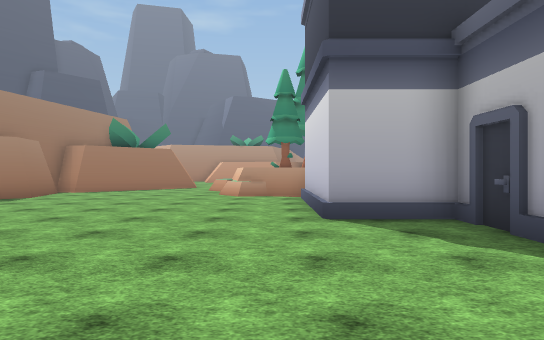
view 1 (above)

17 first-person views from a walk through a 3-D level made in the Unity game engine. The camera is 1.5 m above the floor, looks level and sees 75° across. The floor is counted in squares, 2 m on a side. Each view is taken from the middle of a square. On the plan, view 1 faces up. The plan holds only what a view shows up to about 11 squares ahead; the rest is blank. The place goes on beyond the plan. The player character is not drawn. Some surface patterns are stand-ins.

view 2
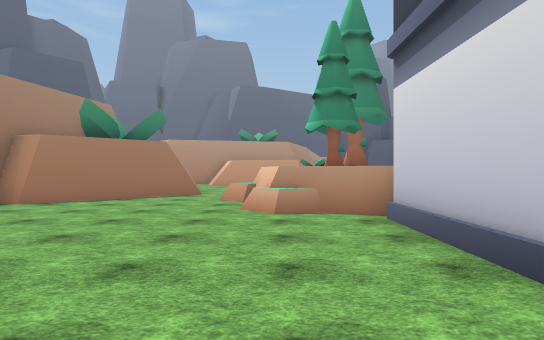

view 3
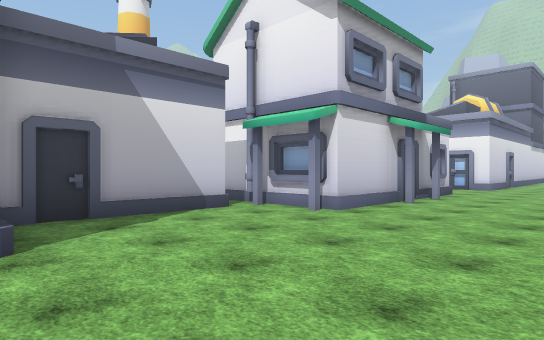

view 4
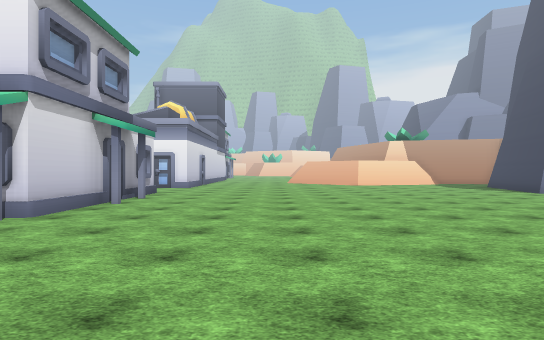

view 5
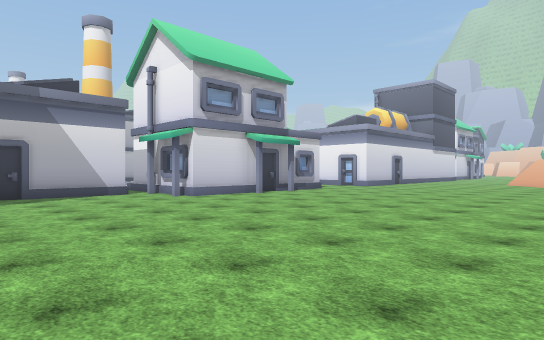

view 6
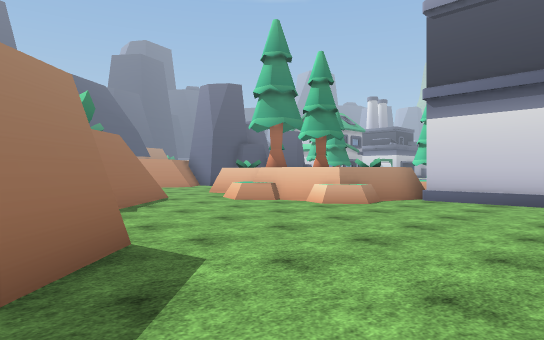

view 7
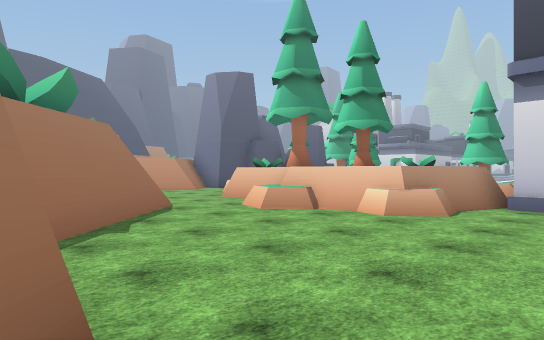

view 8
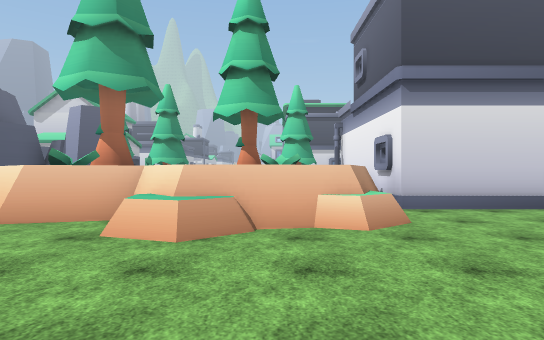

view 9
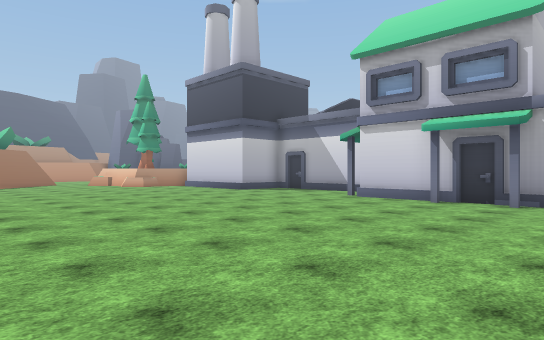

view 10
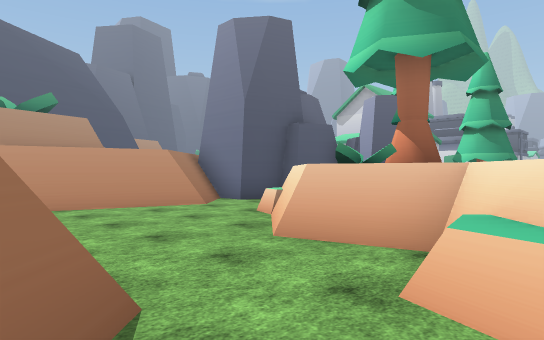

view 11
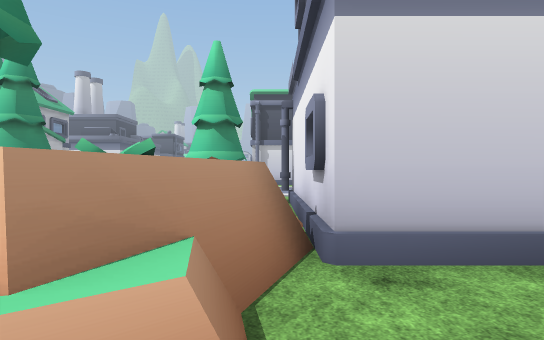

view 12
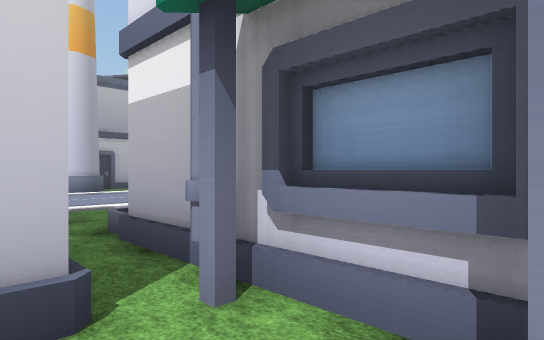

view 13
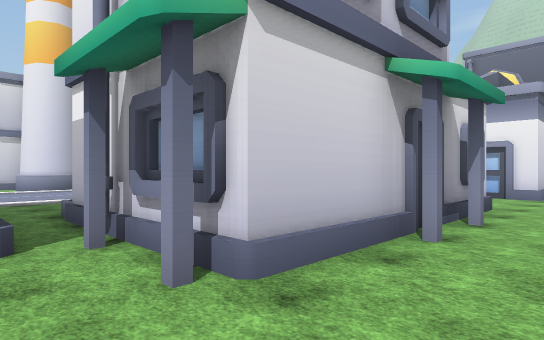

view 14
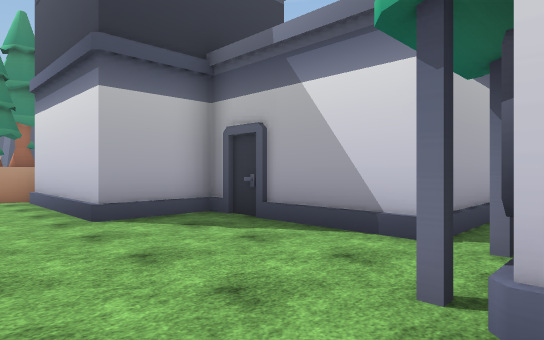

view 15
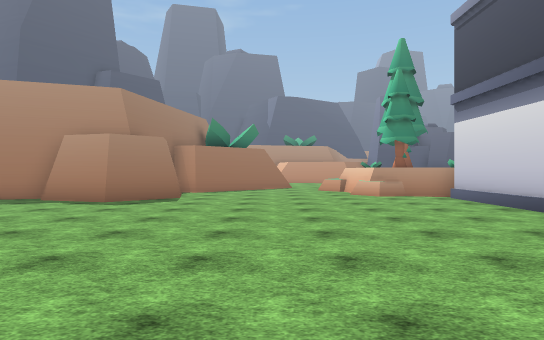

view 16
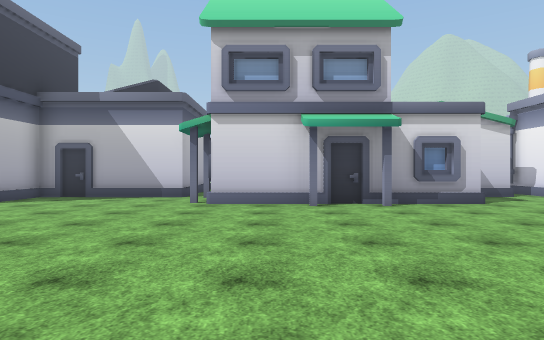

view 17
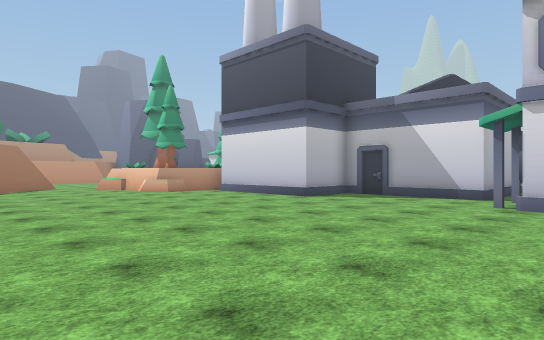

### Floor plan
Key: @ floor where view 1 was taken; # wall or solid block; . floor; = window, fence, low wall or low ledge; ^ raised ledge; O other object.
Columns run from 8 left of view 1 to 14 right of it. Each row starts with its distance up from view 1.
 20       =#####
 19       .... #
 18       ..==
 17       . ##
 16     #=.##
 15     #=.####
 14    ##.=##
 13  ###..^##
 12  #.....##
 11  #.....##
 10  #.....=###^   O
  9 ##.......OOOO###
  8 .........O
  7 .........O
  6 .........O #
  5 ...........#
  4 ...........#
  3 ...........#
  2 ...........####
  1  ........O.O......
  0 ........@OOOOO.......
 -1 .........O      ......O
 -2 .........O        ...
 -3 .........O
 -4 .........#
 -5 .........#

Where each view was taken, in squares from view 1:
view 1: 0 up, 0 right, facing up
view 2: 4 up, 1 left, facing up
view 3: 6 up, 3 left, facing down-right
view 4: 6 up, 3 left, facing down
view 5: 6 up, 8 left, facing down-right
view 6: 6 up, 8 left, facing up-right
view 7: 8 up, 7 left, facing up-right
view 8: 12 up, 6 left, facing right
view 9: 5 down, 8 left, facing up-right
view 10: 13 up, 4 left, facing up-right
view 11: 10 up, 2 left, facing right
view 12: 2 up, 1 right, facing down-right
view 13: 2 up, 1 left, facing down-right
view 14: 0 up, 1 left, facing up-right
view 15: 0 up, 4 left, facing up
view 16: 1 down, 7 left, facing right
view 17: 1 down, 7 left, facing up-right
